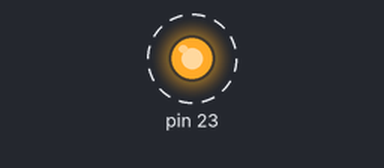
A sketch run on a simulated Arduino Mega 2560, built with avr-gcc and run on an emulated ATmega2560. Shown: output pins drawn as LEDs (lit = HIGH). Dashed ring = blinking.

Above: at 0.5 s.
Timing chart, 0 to 3.5 s (numbered marks = the images above):
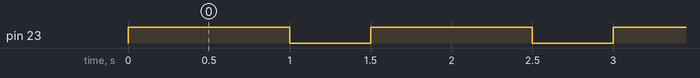

Measured:
- by itself, pin 23: alternates HIGH for 1.0 s and LOW for 0.50 s

The sketch:

sketch_jun30a.ino
```cpp
void setup() {
  // put your setup code here, to run once:
pinMode(23, OUTPUT);
}

void loop() {
  // put your main code here, to run repeatedly:
digitalWrite(23, 1);
delay(1000);
digitalWrite(23, 0);
delay(500);
}
```
